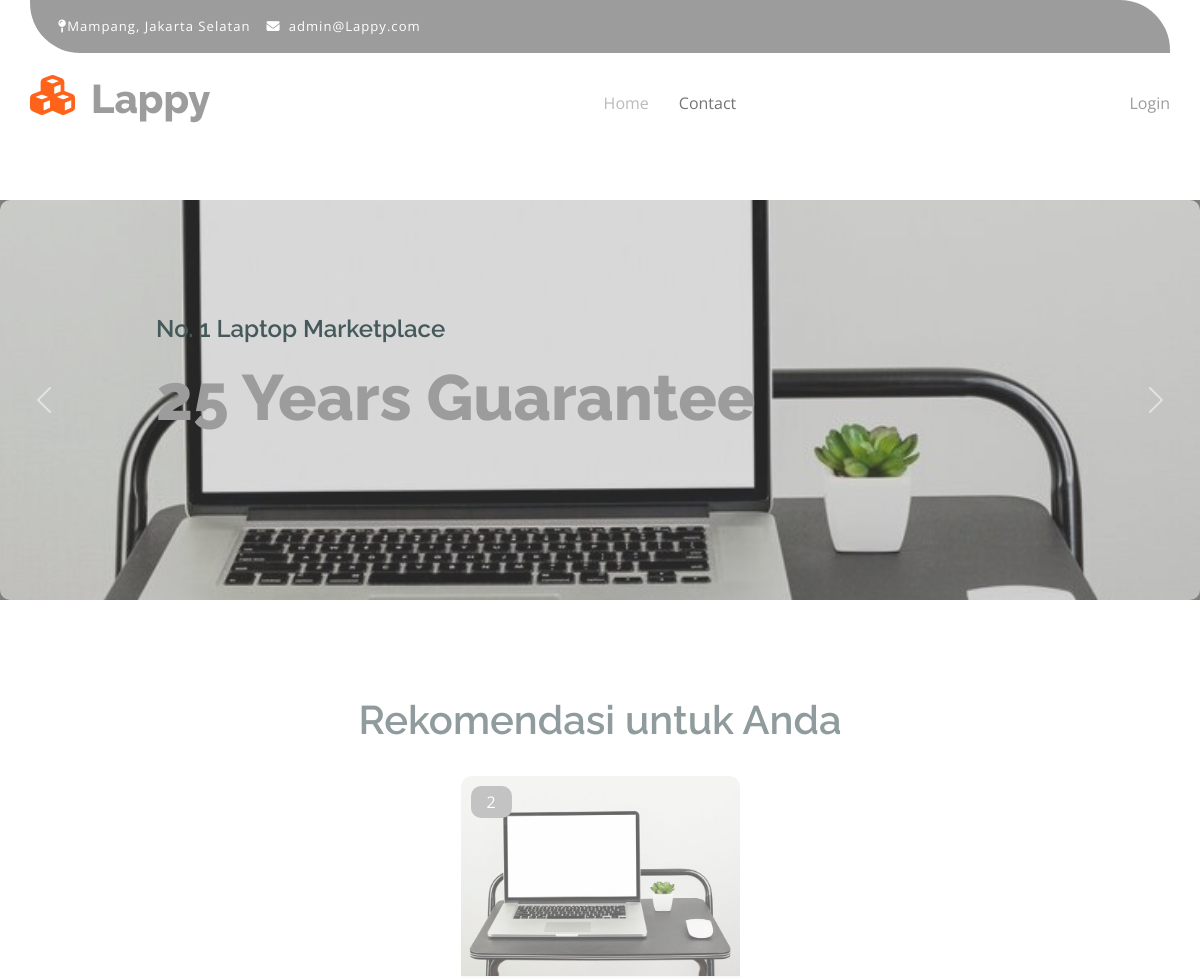
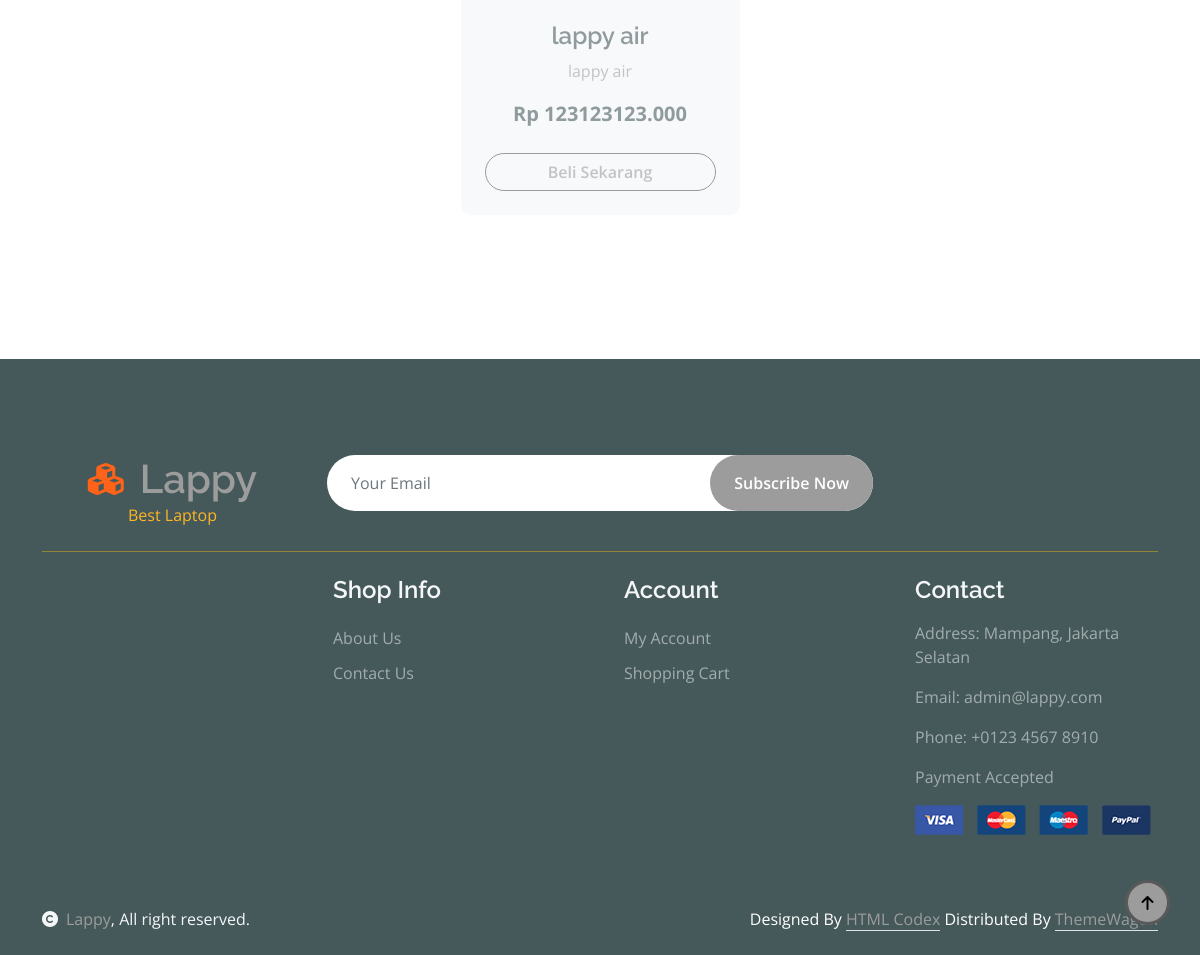
Page /2/ on the committed database (2 pictures, top to bottom).
### lappy_app/models.py (models this page shows)
class Products (models.Model):
    product_name = models.CharField(max_length=200)
    product_description = models.TextField()
    supplier_id = models.IntegerField()
    category_id = models.IntegerField()
    unit = models.CharField(max_length=200)
    price = models.DecimalField(max_digits=15, decimal_places=3)
    photo = models.ImageField(upload_to='images/products')
    def image_tag(self):
        return mark_safe('<img src="%s" width="100px" height="100px" />'%(self.photo.url))
    image_tag.short_description = 'Image'

### lappy_app/views.py (the view)
# urls.py: path('', landing, name='landing'),
def landing(request, category=None):
    context ={}
    if category == None:
        context["products"] = Products.objects.all()
        context["categories"] = Categories.objects.all()
        return render(request, "index.html", context)
    else:
        context["products"] = Products.objects.filter(category_id = category)
        context["categories"] = Categories.objects.all()
        return render(request, "index.html", context)

### lappy_app/templates/index.html
{% include "components/header.html" %}
{% include "components/navbar.html" %}
{% include "components/carousel.html" %}
{% include "components/product_catalog.html" %}
{% include "components/footer.html" %}

### lappy_app/templates/components/product_catalog.html (shortened to what this page needs)
{% load static %}
        <div class="container-fluid fruite py-5" style="opacity: .6;">
            <div class="container py-5">
                <div class="tab-class text-center">
                    <div class="d-flex">
                        <div class="w-100 text-center mb-4">
                            <h1>Rekomendasi untuk Anda</h1>
                        </div>
                    </div>
                    <div class="tab-content">
                        <div id="tab-1" class="tab-pane fade show p-0 active">
                            <div class="d-flex justify-content-center flex-wrap align-items-center" style="gap: 20px;">
                                {% for product in products %}
                                <div class="col-md-6 col-lg-4 col-xl-3">
                                    <div class="rounded position-relative fruite-item">
                                        <div class="fruite-img">
                                            <img src="{{product.photo.url}}" class="img-fluid w-100 rounded-top object-fit-cover" style="width: 300px; height: 200px; object-fit: cover;" alt="">
                                        </div>
                                        <div class="text-white bg-secondary px-3 py-1 rounded position-absolute" style="top: 10px; left: 10px;">{{product.category_id}}</div>
                                        <div class="p-4 bg-light border-top-0 rounded-bottom">
                                            <a href="{% url 'detail' id=product.pk %}">
                                                <h4>{{product.product_name}}</h4>
                                                <p>{{product.product_description}}</p>
                                            </a>
                                            <div class="d-flex flex-column justify-content-between flex-lg-wrap">
                                                <p class="text-dark fs-5 fw-bold mb-4">Rp {{ product.price }}</p>
                                                <a href="#" class="btn border border-secondary rounded-pill px-3 text-primary">
                                                    Beli Sekarang
                                                </a>
                                            </div>
                                        </div>
                                    </div>
                                </div>
                                {% endfor %}
                            </div>
                        </div>
                    </div>
                </div>
            </div>
        </div>

### lappy_app/static/css/style.css (style rules this page uses)
.btn { font-weight: 600; transition: .5s; }
.btn.border-secondary { transition: 0.5s; }
.fruite .fruite-item { height: 100%; transition: 0.5s; }
.fruite .fruite-item .fruite-img { overflow: hidden; transition: 0.5s; border-radius: 10px 10px 0 0; }
.fruite .fruite-item .fruite-img img { transition: 0.5s; }

### rows in the picture
Products: photo (picture), category_id "2", product_name "lappy air", product_description "lappy air", price "123123123.000"
